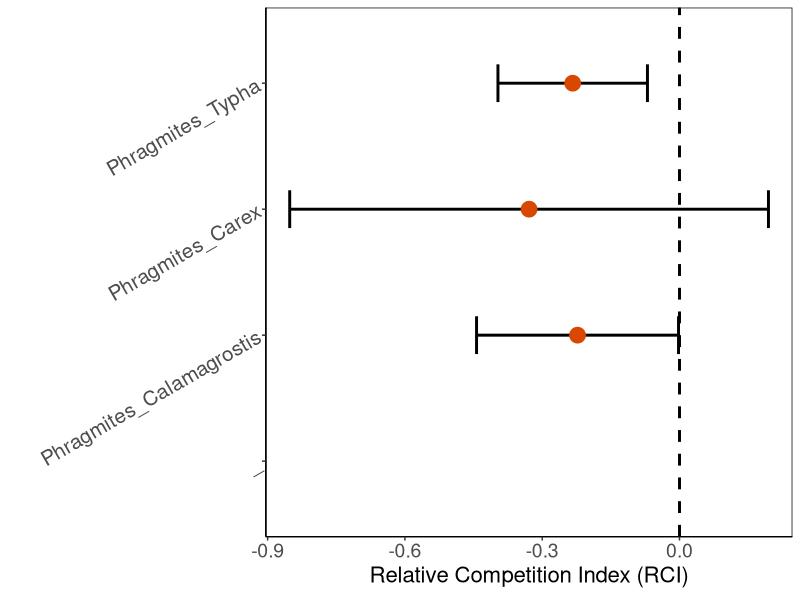
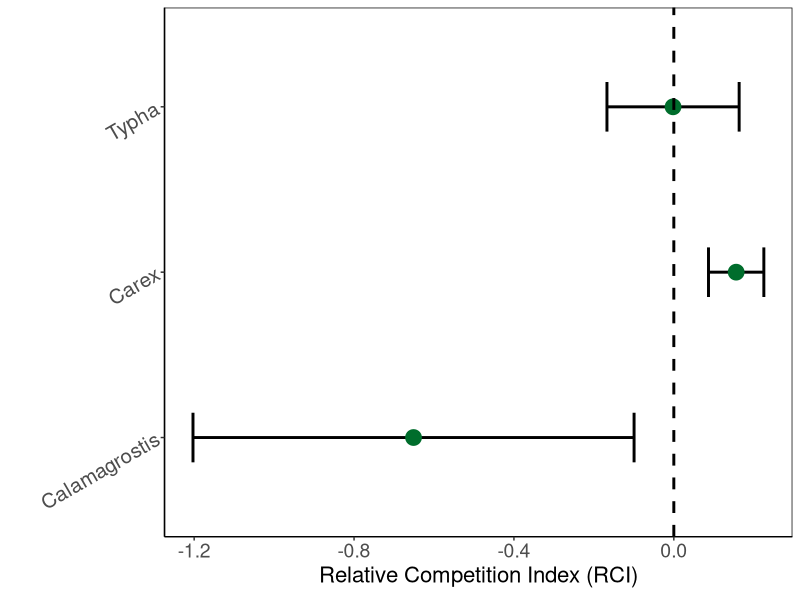
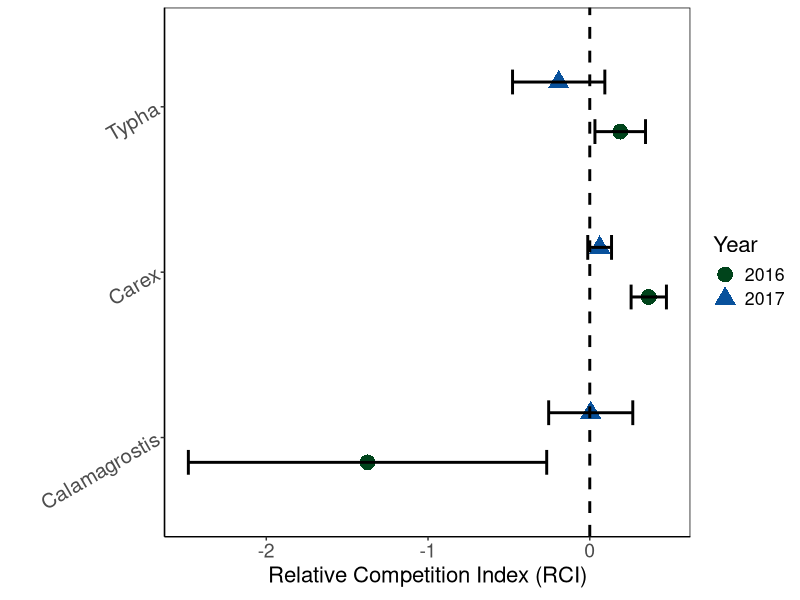
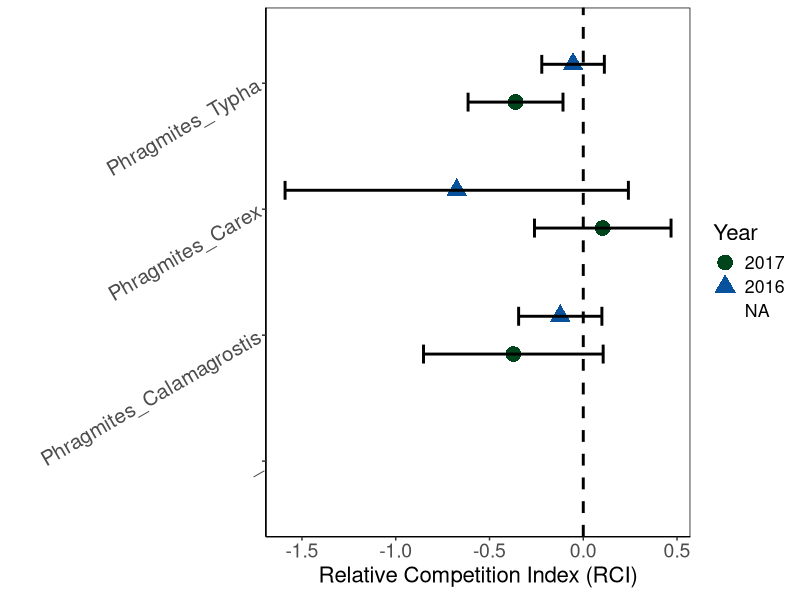
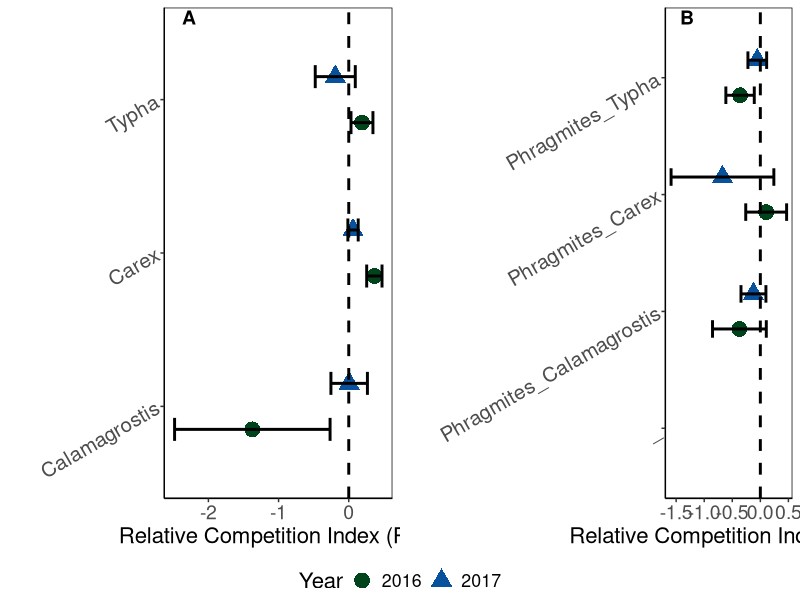
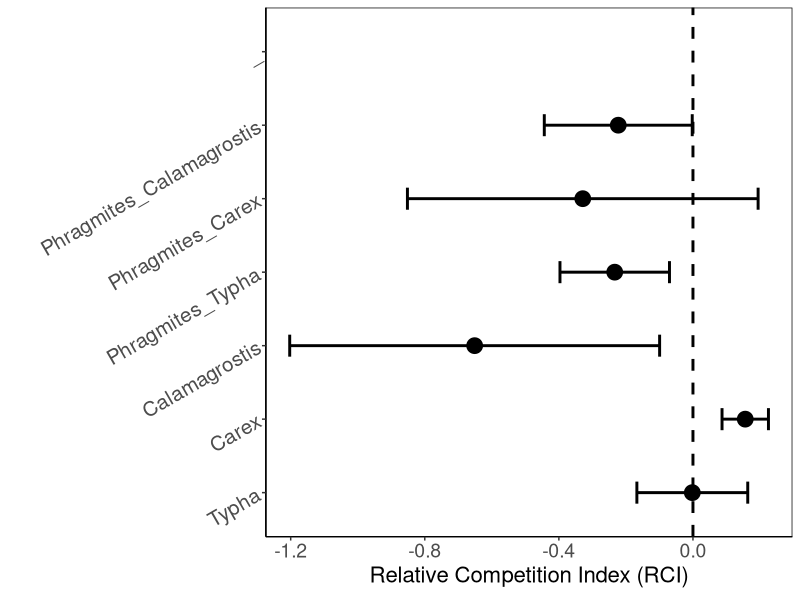

R code for these plots, in order:

library(tidyverse)
library(ggpubr)

RCI.res <- read.csv("Data/RCI_residents.csv")
str(RCI.res) 
RCI.res$Year <- as.factor(RCI.res$Year)

sum <- RCI.res %>% 
  group_by(Phytometer, Year) %>% 
  summarise(average = mean(RCI),
            std = sd(RCI),
            N = length(RCI),
            SE = (std/(sqrt(N))))

# A tibble: 6 x 6
# Groups:   Phytometer [3]
#Phytometer      Year   average   std     N     SE
#1 Calamagrostis 2016  -1.37    3.50     10  1.11  
#2 Calamagrostis 2017   0.00591 0.862    11  0.260 
#3 Carex         2016   0.365   0.244     5  0.109 
#4 Carex         2017   0.0611  0.244    11  0.0735
#5 Typha         2016   0.188   0.383     6  0.156 
#6 Typha         2017  -0.192   0.699     6  0.285 


##### Resident species ##############

RCI.plot <- ggplot(sum, aes(x = Phytometer, y = average, colour = Year, shape = Year)) + 
  geom_point(position = position_dodge(0.6),
             size = 5) +
  geom_errorbar(aes(ymin = average - SE, ymax = average + SE),
                width = 0.3, position = position_dodge(0.6),
                color = "black",
                size = 1) +
  theme_classic() +
  scale_colour_manual(values = c("#00441b", "#08519c")) +
  labs(x = " ",
       y = expression(paste("Relative Competition Index (RCI)"))) + 
  theme(panel.border = element_rect(fill = NA)) +
  theme(text = element_text(size = 16),
        axis.text.x = element_text(size = 14),
        axis.text.y = element_text(size = 15)) +
  geom_hline(yintercept = 0, linetype = "dashed",
             size = 1) +
  coord_flip() +
  theme(axis.text.y = element_text(angle = 30))

ggsave("Figures/RCI_residents.jpeg")

###### Phragmites ###############

RCI.phrag <- read.csv("Data/RCI.phrag.csv")
str(RCI.phrag) 
RCI.phrag$Year <- as.factor(RCI.phrag$Year)

RCI.phrag <- RCI.phrag %>% 
  unite("Phytometer", Phytometer,Neighbours, remove = FALSE)


ph.sum <- RCI.phrag %>% 
  group_by(Phytometer, Year) %>% 
  summarise(average = mean(RCI),
            std = sd(RCI),
            N = length(RCI),
            SE = (std/(sqrt(N))))

#   spp_n                    Year  average   std     N    SE
#1 Phragmites_Calamagrostis 2016  -0.123  0.544     6 0.222
#2 Phragmites_Calamagrostis 2017  -0.373  0.958     4 0.479
#3 Phragmites_Carex         2016  -0.675  2.05      5 0.915
#4 Phragmites_Carex         2017   0.104  0.728     4 0.364
#5 Phragmites_Typha         2016  -0.0544 0.373     5 0.167
#6 Phragmites_Typha         2017  -0.361  0.670     7 0.253

##### Resident species ##############

ph.sum <- ph.sum %>% 
  mutate(Year = fct_relevel(Year, "2017", "2016"))

RCI.plot2 <- ggplot(ph.sum, aes(x = Phytometer, y = average, colour = Year, shape = Year)) + 
  geom_point(position = position_dodge(0.6),
             size = 5) +
  geom_errorbar(aes(ymin = average - SE, ymax = average + SE),
                width = 0.3, position = position_dodge(0.6),
                color = "black",
                size = 1) +
  theme_classic() +
  scale_colour_manual(values = c("#00441b", "#08519c")) +
  labs(x = " ",
       y = expression(paste("Relative Competition Index (RCI)"))) + 
  theme(panel.border = element_rect(fill = NA)) +
  theme(text = element_text(size = 16),
        axis.text.x = element_text(size = 14),
        axis.text.y = element_text(size = 15)) +
  geom_hline(yintercept = 0, linetype = "dashed",
             size = 1) +
  coord_flip() +
  theme(axis.text.y = element_text(angle = 30))

ggsave("Figures/RCI_phragmites.jpeg")



RCI.panel <- ggarrange(RCI.plot, RCI.plot2,
                       ncol = 2, common.legend = TRUE,
                       legend = "bottom",
                       labels = "AUTO",
                       hjust = c(-13, -20), vjust = 1.75)

ggsave("Figures/RCI_panel.TIFF", RCI.panel,
       dpi = 150, units = "in")



summed <- full_join(sum, ph.sum)

summmed <- summed %>% 
  mutate(Year = fct_relevel(Year, "2017", "2016"))

summed <- summed %>% 
  mutate(Phytometer = fct_relevel(Phytometer, 
                                  "Typha", 
                                  "Carex", 
                                  "Calamagrostis",
                                  "Phragmites_Typha", 
                                  "Phragmites_Carex", 
                                  "Phragmites_Calamagrostis"))


RCI.plot.all <- ggplot(summed, aes(x = Phytometer, y = average, colour = Year, shape = Year)) + 
  geom_point(position = position_dodge(0.6),
             size = 5) +
  geom_errorbar(aes(ymin = average - SE, ymax = average + SE),
                width = 0.3, position = position_dodge(0.6),
                color = "black",
                size = 1) +
  theme_classic() +
  scale_colour_manual(values = c("#00441b", "#08519c")) +
  labs(x = " ",
       y = expression(paste("Relative Competition Index (RCI)"))) + 
  theme(panel.border = element_rect(fill = NA)) +
  theme(text = element_text(size = 16),
        axis.text.x = element_text(size = 14),
        axis.text.y = element_text(size = 15)) +
  geom_hline(yintercept = 0, linetype = "dashed",
             size = 1) +
  coord_flip() +
  theme(axis.text.y = element_text(angle = 30))

######### No Years Apart ###############

sum.phrag <- RCI.phrag %>% 
  group_by(Phytometer) %>% 
  summarise(average = mean(RCI),
            std = sd(RCI),
            N = length(RCI),
            SE = (std/(sqrt(N))))

#  Phytometer               average   std     N    SE
#1 Phragmites_Calamagrostis  -0.223 0.698    10 0.221
#2 Phragmites_Carex          -0.329 1.57      9 0.523
#3 Phragmites_Typha          -0.233 0.566    12 0.163

write.csv(sum.phrag, "Data/phrag.RCI.sum.csv")

RCI.plot.phr <- ggplot(sum.phrag, aes(x = Phytometer, y = average)) + 
  geom_errorbar(aes(ymin = average - SE, ymax = average + SE),
                width = 0.3, position = position_dodge(0.6),
                color = "black",
                size = 1) +
  geom_point(position = position_dodge(0.6),
             size = 5,
             colour = "#d94801") +
  theme_classic() +
  labs(x = " ",
       y = expression(paste("Relative Competition Index (RCI)"))) + 
  theme(panel.border = element_rect(fill = NA)) +
  theme(text = element_text(size = 16),
        axis.text.x = element_text(size = 14),
        axis.text.y = element_text(size = 15)) +
  geom_hline(yintercept = 0, linetype = "dashed",
             size = 1) +
  coord_flip() +
  theme(axis.text.y = element_text(angle = 30))

RCI.plot.phr





sum.res <- RCI.res %>% 
  group_by(Phytometer) %>% 
  summarise(average = mean(RCI),
            std = sd(RCI),
            N = length(RCI),
            SE = (std/(sqrt(N))))

#Phytometer     average   std     N     SE
#1 Calamagrostis -0.651   2.53     21 0.552 
#2 Carex          0.156   0.277    16 0.0692
#3 Typha         -0.00193 0.573    12 0.165 

RCI.plot.res <- ggplot(sum.res, aes(x = Phytometer, y = average)) + 
    geom_errorbar(aes(ymin = average - SE, ymax = average + SE),
                width = 0.3, position = position_dodge(0.6),
                color = "black",
                size = 1) +
  geom_point(position = position_dodge(0.6),
             size = 5,
             colour = "#006d2c") +
  theme_classic() +
  labs(x = " ",
       y = expression(paste("Relative Competition Index (RCI)"))) + 
  theme(panel.border = element_rect(fill = NA)) +
  theme(text = element_text(size = 16),
        axis.text.x = element_text(size = 14),
        axis.text.y = element_text(size = 15)) +
  geom_hline(yintercept = 0, linetype = "dashed",
             size = 1) +
  coord_flip() +
  theme(axis.text.y = element_text(angle = 30))

RCI.plot.res






summed.yr <- full_join(sum.res, sum.phrag)

summed.yr <- summed.yr %>% 
  mutate(Phytometer = fct_relevel(Phytometer, 
                                  "Typha", 
                                  "Carex", 
                                  "Calamagrostis",
                                  "Phragmites_Typha", 
                                  "Phragmites_Carex", 
                                  "Phragmites_Calamagrostis"))


RCI.plot.all.yr <- ggplot(summed.yr, aes(x = Phytometer, y = average)) + 
  geom_point(position = position_dodge(0.6),
             size = 5) +
  geom_errorbar(aes(ymin = average - SE, ymax = average + SE),
                width = 0.3, position = position_dodge(0.6),
                color = "black",
                size = 1) +
  theme_classic() +
  labs(x = " ",
       y = expression(paste("Relative Competition Index (RCI)"))) + 
  theme(panel.border = element_rect(fill = NA)) +
  theme(text = element_text(size = 16),
        axis.text.x = element_text(size = 14),
        axis.text.y = element_text(size = 15)) +
  geom_hline(yintercept = 0, linetype = "dashed",
             size = 1) +
  coord_flip() +
  theme(axis.text.y = element_text(angle = 30))

ggsave("Figures/RCI_panel_combinedyears.JPEG", RCI.plot.all.yr)
